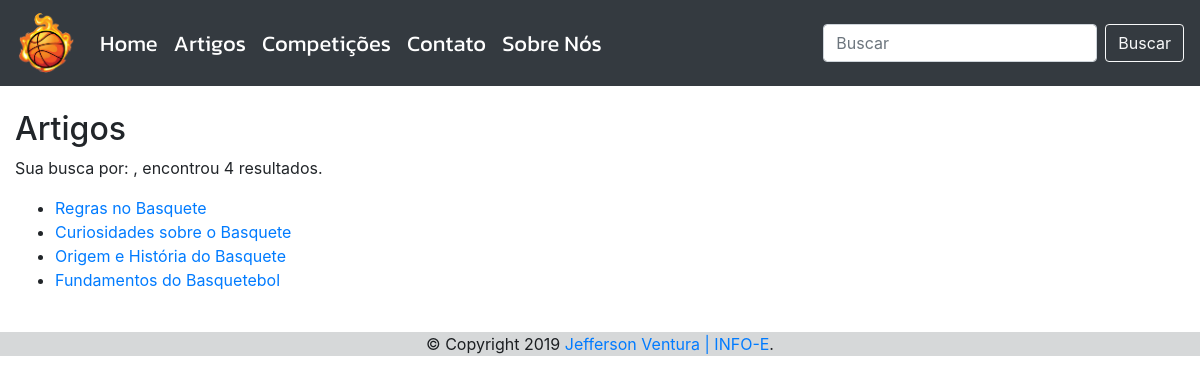
The app's page /index.php/artigos/buscar with its own data.
### tables this page shows
CREATE TABLE `artigos` (
  `id_artigo` int(11) NOT NULL,
  `nome` varchar(50) DEFAULT NULL,
  `slug_artigo` varchar(50) DEFAULT NULL,
  `texto` text DEFAULT NULL,
  `foto` varchar(50) DEFAULT NULL,
  `adicionado_quando` timestamp NULL DEFAULT current_timestamp()
);

### application/controllers/artigos.php (called while the page is built, shortened)
<?php if(!defined('BASEPATH')) exit('No direct script access allowed');
class artigos extends CI_Controller {
    public function buscar(){
        $busca = $this->input->post('busca');
        $data2['busca'] = $busca;
        $this->db->like('nome',$busca);
        $this->db->or_like('texto',$busca);
        $data2['artigos'] = $this->db->get('artigos')->result();
        $this->load->view('html_header');
		$this->load->view('cabecalho');
        $this->load->view('resultado_busca', $data2);
        $this->load->view('rodape');
		$this->load->view('html_footer');
	}
}

### index.php (called while the page is built, shortened)
<?php
require_once BASEPATH.'core/CodeIgniter.php';

### application/views/resultado_busca.php (the view, shortened to what this page needs)
<div class='col-9'>
	<h2>Artigos</h2>
	<p class='num_resultados'>Sua busca por: <span class='blue'><?php echo $busca;?></span>, encontrou <?php echo count($artigos) ?> resultados.</p>
	<ul>
		<?php foreach($artigos as $artigo):?>
			<li>
				<a href="<?php echo base_url('artigos/ver/'.$artigo->slug_artigo);?>">
					<?php echo $artigo->nome;?>
				</a>
			</li>
		<?php endforeach;?>
	</ul>
</div>

### records on screen
artigos: nome "Regras no Basquete"
artigos: nome "Curiosidades sobre o Basquete"
artigos: nome "Origem e História do Basquete"
artigos: nome "Fundamentos do Basquetebol"

### other values on screen
count($artigos) "4"
